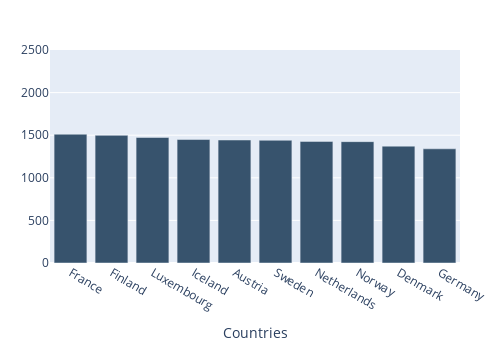

Notebook code for this chart:
### Code cell
subset_data = AVG_HRS[28:42]

trace1 = go.Bar(
    x=subset_data['Country'],
    y=subset_data['Value'],
    marker=dict(
        color='rgb(55, 83, 109)'  
    )
)

data = [trace1]
layout = go.Layout(
    #title='2022 Average hours worked top countries',
    xaxis=dict(title='Countries', tickangle=30),
    yaxis=dict(range=[0,2500]),
    autosize=False,  
    width=500,  
    height=350, 
    margin=go.layout.Margin(
        l=50, 
        r=20, 
        b=50, 
        t=50  
    )
)

fig = go.Figure(data=data, layout=layout)

fig.show()

### Figure 1 — Plotly figure (JSON) as saved in the notebook; plotly's stock layout.template omitted (floating-point values rounded to 4 significant figures)
{"data": [{"marker": {"color": "rgb(55, 83, 109)"}, "type": "bar", "x": ["France", "Finland", "Luxembourg", "Iceland", "Austria", "Sweden", "Netherlands", "Norway", "Denmark", "Germany"], "y": [1511.0, 1498.0, 1473.0, 1449.0, 1444.0, 1440.0, 1427.0, 1425.0, 1372.0, 1340.0]}], "layout": {"autosize": false, "height": 350, "margin": {"b": 50, "l": 50, "r": 20, "t": 50}, "width": 500, "xaxis": {"tickangle": 30, "title": {"text": "Countries"}}, "yaxis": {"range": [0, 2500]}}}
